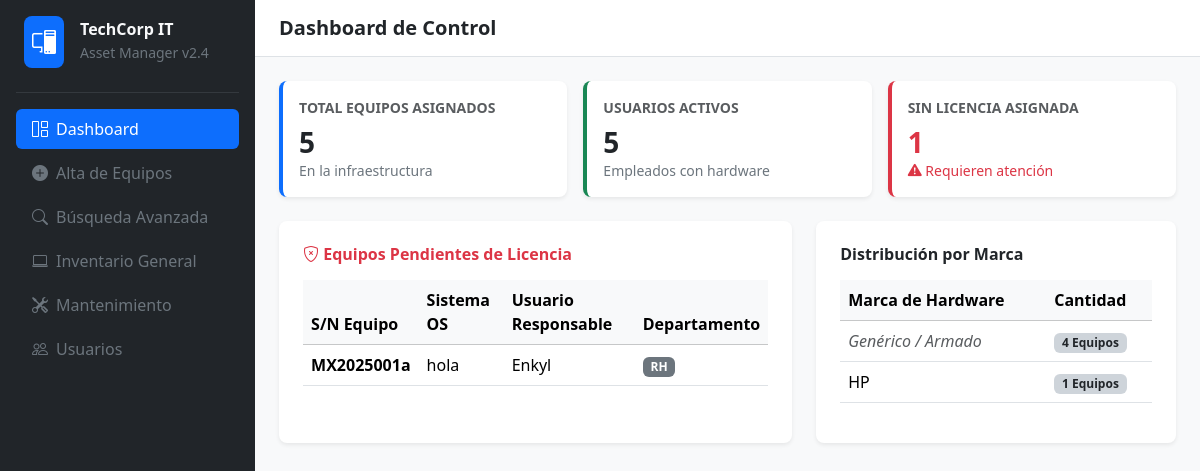
/dashboard, run on the app's committed database.
### tables this page shows
CREATE TABLE "Stock" (
	"id_stock"	INTEGER NOT NULL,
	"marca_monitor"	TEXT,
	"pulgadas_monitor"	INTEGER,
	"marca_teclado"	TEXT,
	"marca_mouse"	TEXT,
	"SN_equipo"	TEXT,
	"marca_equipo"	TEXT,
	"ram_equipo"	INTEGER,
	"almacenamiento_equipo"	INTEGER,
	"procesador_equipo"	TEXT,
	"SO_equipo"	TEXT,
	"id_usuario"	INTEGER NOT NULL,
	"id_licencia"	INTEGER,
	PRIMARY KEY("id_stock"),
	FOREIGN KEY("id_licencia") REFERENCES "Licencia"("id_licencia"),
	FOREIGN KEY("id_usuario") REFERENCES "Usuario"("id_usuario")
);

CREATE TABLE "Usuario" (
	"id_usuario"	INTEGER NOT NULL,
	"nombre"	TEXT NOT NULL,
	"apellido_paterno"	TEXT NOT NULL,
	"apellido_materno"	TEXT NOT NULL,
	"edad"	INTEGER NOT NULL,
	"departamento"	TEXT NOT NULL,
	PRIMARY KEY("id_usuario")
);

### app.py (the view)
@app.route('/')
@app.route('/dashboard')
def dashboard():
    conn = get_db_connection()
    total_equipos = conn.execute('SELECT COUNT(*) FROM Stock').fetchone()[0]
    total_usuarios = conn.execute('SELECT COUNT(*) FROM Usuario').fetchone()[0]
    equipos_sin_licencia_count = conn.execute('SELECT COUNT(*) FROM Stock WHERE id_licencia IS NULL').fetchone()[0]
    equipos_sin_licencia_lista = conn.execute('''
        SELECT s.SN_equipo, s.marca_equipo, s.SO_equipo, u.nombre, u.departamento
        FROM Stock s
        JOIN Usuario u ON s.id_usuario = u.id_usuario
        WHERE s.id_licencia IS NULL
    ''').fetchall()
    equipos_por_marca = conn.execute('''
        SELECT marca_equipo, COUNT(*) as cantidad
        FROM Stock
        GROUP BY marca_equipo
        ORDER BY cantidad DESC
    ''').fetchall()
    conn.close()
    return render_template('dashboard.html',
                           total_equipos=total_equipos,
                           total_usuarios=total_usuarios,
                           equipos_sin_licencia_count=equipos_sin_licencia_count,
                           equipos_sin_licencia_lista=equipos_sin_licencia_lista,
                           equipos_por_marca=equipos_por_marca,
                           active_page='dashboard')

### app.py (called while the page is built)
def get_db_connection():
    conn = sqlite3.connect(DB_PATH)
    conn.row_factory = sqlite3.Row
    return conn

### templates/dashboard.html (shortened to what this page needs)
{% extends 'base.html' %}
{% block page_title %}Dashboard de Control{% endblock %}
{% block content %}
<div class="row g-3 mb-4">
  <div class="col-md-4">
    <div class="card border-0 shadow-sm p-3 bg-white rounded-3 border-start border-primary border-4">
      <small class="text-muted fw-bold">TOTAL EQUIPOS ASIGNADOS</small>
      <h3 class="fw-bold m-0 mt-2 text-dark">{{ total_equipos }}</h3>
      <small class="text-secondary">En la infraestructura</small>
    </div>
  </div>
  <div class="col-md-4">
    <div class="card border-0 shadow-sm p-3 bg-white rounded-3 border-start border-success border-4">
      <small class="text-muted fw-bold">USUARIOS ACTIVOS</small>
      <h3 class="fw-bold m-0 mt-2 text-dark">{{ total_usuarios }}</h3>
      <small class="text-secondary">Empleados con hardware</small>
    </div>
  </div>
  <div class="col-md-4">
    <div class="card border-0 shadow-sm p-3 bg-white rounded-3 border-start {% if equipos_sin_licencia_count > 0 %}border-danger{% else %}border-dark{% endif %} border-4">
      <small class="text-muted fw-bold">SIN LICENCIA ASIGNADA</small>
      <h3 class="fw-bold m-0 mt-2 {% if equipos_sin_licencia_count > 0 %}text-danger{% else %}text-dark{% endif %}">
        {{ equipos_sin_licencia_count }}
      </h3>
      {% if equipos_sin_licencia_count > 0 %}
        <small class="text-danger"><i class="bi bi-exclamation-triangle-fill"></i> Requieren atención</small>
      {% else %}
        <small class="text-muted"><i class="bi bi-check-circle-fill"></i> Todo en orden</small>
      {% endif %}
    </div>
  </div>
</div>
<div class="row g-4">
  <div class="col-md-7">
    <div class="card border-0 shadow-sm rounded-3 p-4 h-100">
      <h6 class="fw-bold mb-3 {% if equipos_sin_licencia_count > 0 %}text-danger{% else %}text-dark{% endif %}">
        {% if equipos_sin_licencia_count > 0 %}
          <i class="bi bi-shield-x"></i> Equipos Pendientes de Licencia
        {% else %}
          <i class="bi bi-shield-check"></i> Estatus de Licenciamiento
        {% endif %}
      </h6>
      <div class="table-responsive">
        <table class="table table-hover align-middle">
          <thead class="table-light">
            <tr>
              <th>S/N Equipo</th>
              <th>Sistema OS</th>
              <th>Usuario Responsable</th>
              <th>Departamento</th>
            </tr>
          </thead>
          <tbody>
            {% for equipo in equipos_sin_licencia_lista %}
            <tr>
              <td class="fw-bold">{{ equipo.SN_equipo }}</td>
              <td>{{ equipo.SO_equipo or 'No especificado' }}</td>
              <td>{{ equipo.nombre }}</td>
              <td><span class="badge bg-secondary">{{ equipo.departamento }}</span></td>
            </tr>
            {% endfor %}
          </tbody>
        </table>
      </div>
    </div>
  </div>
  <div class="col-md-5">
    <div class="card border-0 shadow-sm rounded-3 p-4 h-100">
      <h6 class="fw-bold mb-3">Distribución por Marca</h6>
      <table class="table table-hover align-middle">
        <thead class="table-light">
          <tr>
            <th>Marca de Hardware</th>
            <th>Cantidad</th>
          </tr>
        </thead>
        <tbody>
          {% for marca in equipos_por_marca %}
          <tr>
            <td>
              {% if marca.marca_equipo %}
                {{ marca.marca_equipo }}
              {% else %}
                <span class="text-muted fst-italic">Genérico / Armado</span>
              {% endif %}
            </td>
            <td><span class="badge bg-dark-subtle text-dark">{{ marca.cantidad }} Equipos</span></td>
          </tr>
          {% else %}
          <tr>
            <td colspan="2" class="text-center text-muted">No hay registros.</td>
          </tr>
          {% endfor %}
        </tbody>
      </table>
    </div>
  </div>
</div>
{% endblock %}

### static/css/styles.css (style rules this page uses)
body { font-family: system-ui, -apple-system, "Segoe UI", Roboto, sans-serif; background-color: #f8f9fa; }

### data on the page
Stock: SN_equipo "MX2025001a", SO_equipo "hola", nombre "Enkyl", departamento "RH"

### other printed values
{{ total_equipos }} "5"
{{ total_usuarios }} "5"
{{ equipos_sin_licencia_count }} "1"
{{ marca.cantidad }} "4" "1"
{{ marca.marca_equipo }} "HP"
